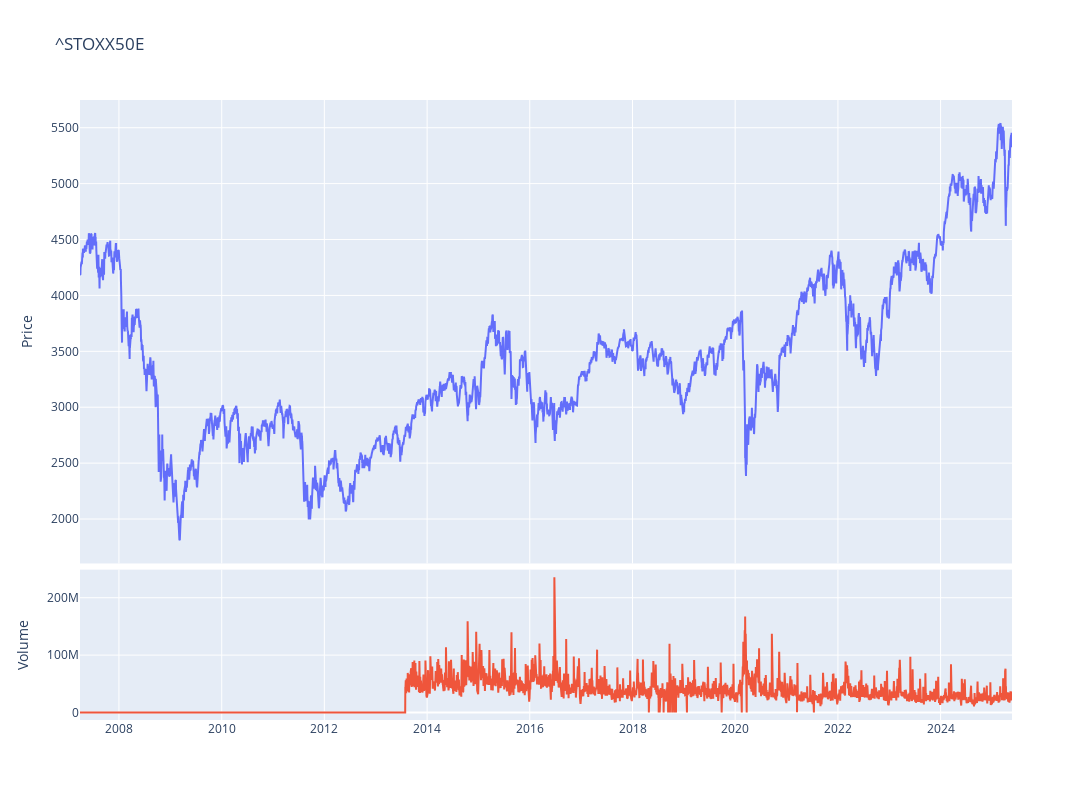

Notebook code cell kept with this figure:
### Code cell
fig = make_subplots(rows=4, cols=1,shared_xaxes=True,vertical_spacing=0.01,specs=[[{'rowspan':3,'colspan':1}],[None],[None],[{'rowspan':1,'colspan':1}]])

# Graph (1,1)
fig.add_trace(go.Scatter(x=stock_ticker.index,y=stock_ticker['Adj Close'],mode="lines",name=f"{ticker}"),row=1, col=1)
# Update xaxis properties
fig.update_yaxes(title_text="Price", row=1, col=1)

# Graph (4,1)
fig.add_trace(go.Scatter(x=stock_ticker.index,y=stock_ticker['Volume'],mode="lines",name='Volume'),row=4, col=1)
fig.update_yaxes(title_text="Volume", row=4, col=1)

fig.update_layout(height=800, width=1300,showlegend=False,title=f"{ticker}")

fig.show()

### Figure 1 — Plotly figure (JSON) as saved in the notebook; plotly's stock layout.template omitted (floating-point values rounded to 4 significant figures; data arrays with more than 128 entries replaced by an {"elided": "..."} marker saying what was removed)
{"data": [{"mode": "lines", "name": "^STOXX50E", "type": "scatter", "x": {"elided": "4550 str values"}, "xaxis": "x", "y": {"elided": "4550 float values"}, "yaxis": "y"}, {"mode": "lines", "name": "Volume", "type": "scatter", "x": {"elided": "4550 str values"}, "xaxis": "x2", "y": {"elided": "4550 int values"}, "yaxis": "y2"}], "layout": {"height": 800, "showlegend": false, "title": {"text": "^STOXX50E"}, "width": 1300, "xaxis": {"anchor": "y", "domain": [0, 1], "matches": "x2", "showticklabels": false}, "xaxis2": {"anchor": "y2", "domain": [0, 1]}, "yaxis": {"anchor": "x", "domain": [0.2525, 1], "title": {"text": "Price"}}, "yaxis2": {"anchor": "x2", "domain": [0, 0.2425], "title": {"text": "Volume"}}}}
